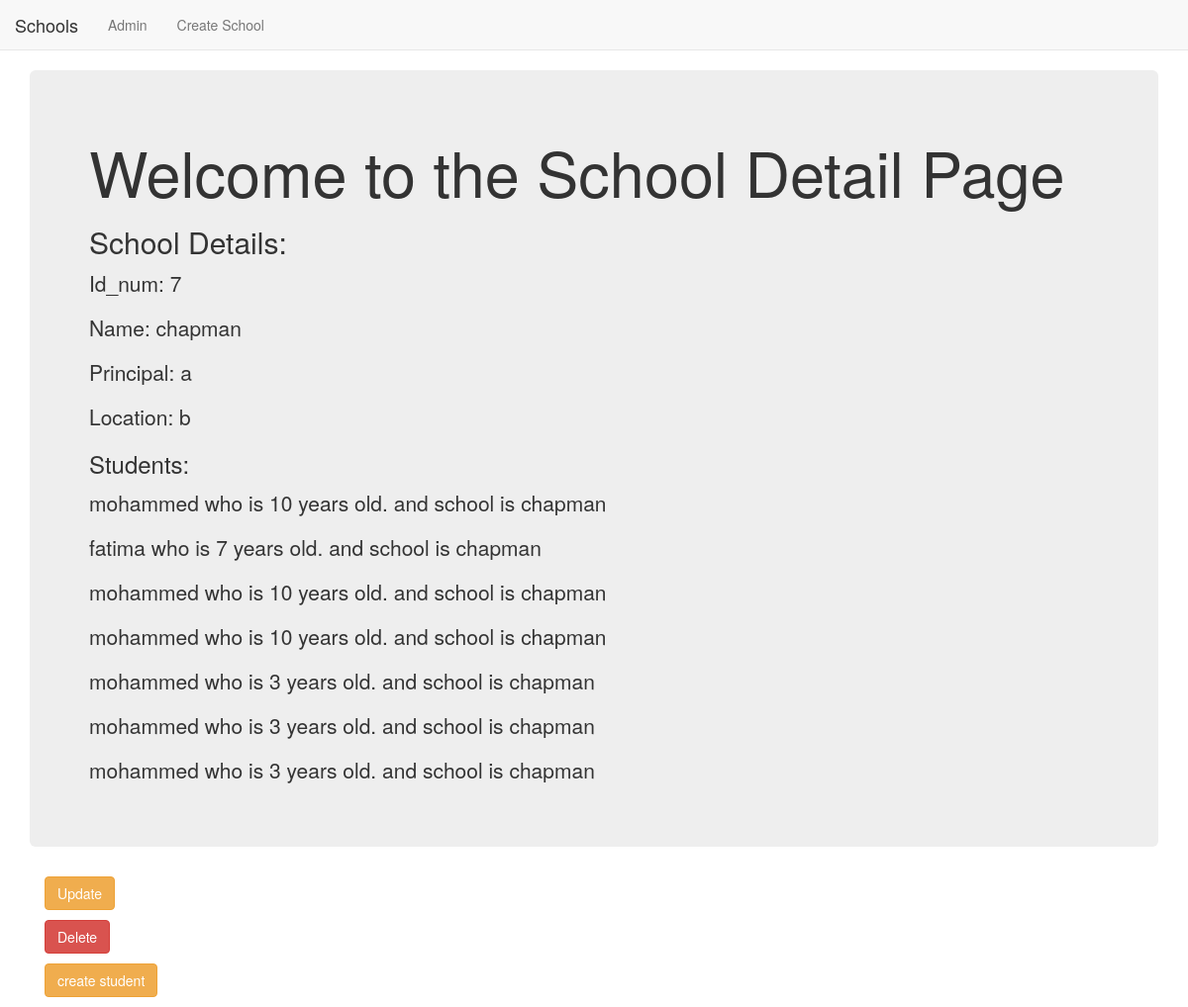
Page /basic_app/7/ on the committed database.
### basic_app/models.py (models this page shows, shortened)
class School(models.Model):
    name = models.CharField(max_length=256)
    principal = models.CharField(max_length=256)
    location = models.CharField(max_length=256)
    def __str__(self):
        return str(self.name)

class Student(models.Model):
    name = models.CharField(max_length=256)
    age = models.PositiveIntegerField()
    school = models.ForeignKey(School,related_name='students',on_delete=models.CASCADE,default=None)

### basic_app/views.py (the view)
# urls.py: url(r'^(?P<pk>\d+)/$',views.SchoolDetailView.as_view(),name='school_detail'),
class SchoolDetailView(DetailView):
    context_object_name = 'school_details'
    model = models.School
    template_name = 'basic_app/school_detail.html'

### basic_app/templates/basic_app/school_detail.html
{% extends "basic_app/basic_app_base.html" %}
{% block body_block %}
  <div class="jumbotron">
    <h1>Welcome to the School Detail Page</h1>
    <h2>School Details:</h2>
    <p>Id_num: {{school_details.id}}</p>
    <p>Name: {{school_details.name}}</p>
    <p>Principal: {{school_details.principal}}</p>
    <p>Location: {{school_details.location}}</p>
    <h3>Students:</h3>
      {% for student in school_details.students.all %}
        <p>{{student.name}} who is {{student.age}} years old. and school is {{student.school}}</p>
      {% endfor %}
  </div>
  <div class="container">
    <p><a class='btn btn-warning' href="{% url 'basic_app:school_update' pk=school_details.pk %}">Update</a></p>
    <p><a class='btn btn-danger' href="{% url 'basic_app:school_delete' pk=school_details.pk %}">Delete</a></p>
    <p><a class='btn btn-warning' href="{% url 'basic_app:student_create' pk=school_details.pk %}">create student</a></p>
  </div>
{% endblock %}

### rows in the picture
School: id "7", name "chapman", principal "a", location "b"
Student: name "mohammed", age "10", school "chapman"
Student: name "fatima", age "7", school "chapman"
Student: name "mohammed", age "10", school "chapman"
Student: name "mohammed", age "10", school "chapman"
Student: name "mohammed", age "3", school "chapman"
Student: name "mohammed", age "3", school "chapman"
Student: name "mohammed", age "3", school "chapman"
